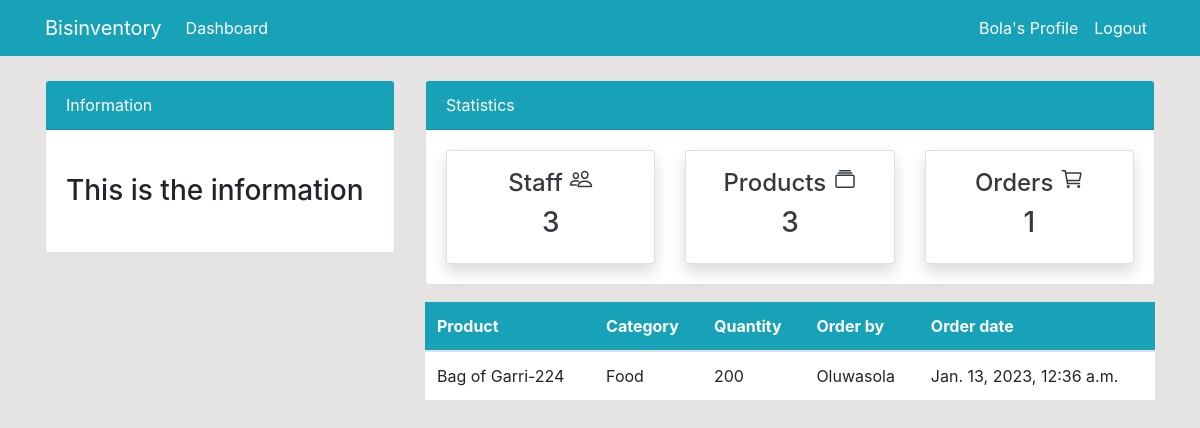
Page /order/ (signed in) on the earlier database version.
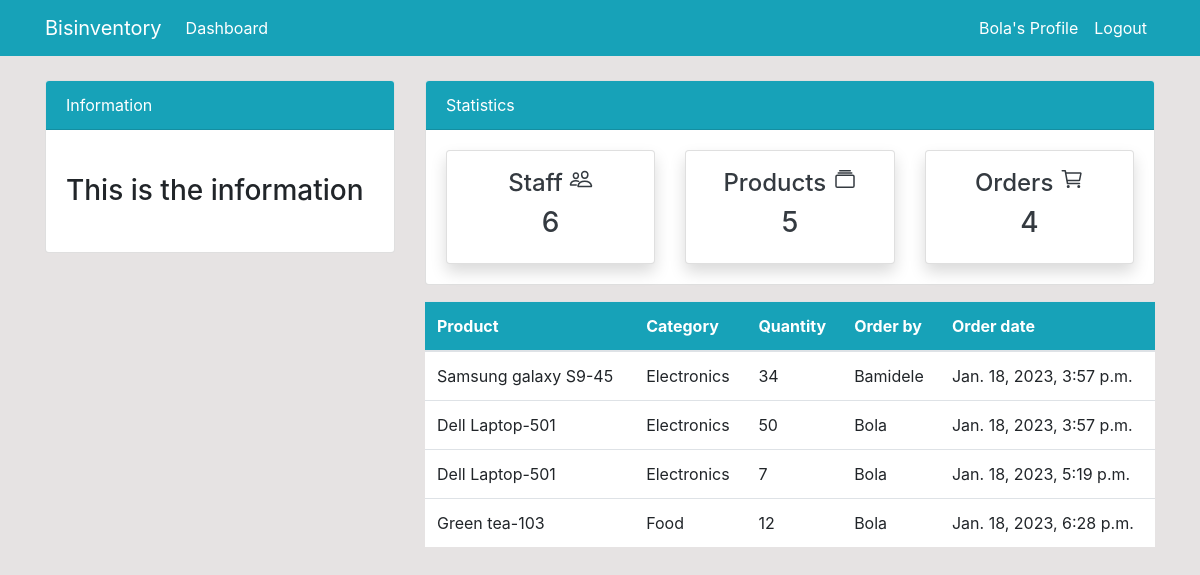
Same page on the later database version.
### dashboard/models.py (models this page shows, shortened)
class Order(models.Model):
    product=models.ForeignKey(Product,on_delete=models.CASCADE,null=True)
    staff=models.ForeignKey(User, on_delete=models.CASCADE,null=True)
    order_quantity=models.PositiveBigIntegerField(null=True)
    date=models.DateTimeField(auto_now_add=True)
    class Meta:
        verbose_name_plural='Order'

class Product(models.Model):
    name=models.CharField(max_length=100,null=True)
    category=models.CharField(max_length=20,choices=CATEGORY,null=True)
    quantity=models.PositiveBigIntegerField(null=True)
    class Meta:
        verbose_name_plural='Product'
    def __str__(self):
       return f'{self.name}-{self.quantity}'

### dashboard/views.py (the view)
# urls.py: path('order/', views.order,name='dashboard-order'),
@login_required
def order(request):
    staff_count=User.objects.all().count()
    order_count=Order.objects.all().count()
    product_count=Product.objects.all().count()
    orders=Order.objects.all()
    context={
        'orders':orders,
         'staff_count':staff_count,
        'order_count':order_count,
        'product_count':product_count,
    }
    return render(request, 'dasboard/order.html',context)

### templates/dasboard/order.html (shortened to what this page needs)
{% extends 'partials/base.html' %}
{% block content %}
  {% include 'partials/topnav.html' %}
  <div class="container">
    <div class="row my-3">
      <div class="col-md-4"></div>
      <div class="col-md-8">
        <table class="table bg-white">
          <thead class="bg-info text-white">
            <tr>
              <th scope="col">Product</th>
              <th scope="col">Category</th>
              <th scope="col">Quantity</th>
              <th scope="col">Order by</th>
              <th scope="col">Order date</th>
            </tr>
          </thead>
          <tbody>
            {% for order in orders %}
              <tr>
                <td>{{ order.product }}</td>
                <td>{{ order.product.category }}</td>
                <td>{{ order.order_quantity }}</td>
                <td>{{ order.staff }}</td>
                <td>{{ order.date }}</td>
              </tr>
            {% endfor %}
          </tbody>
        </table>
      </div>
    </div>
  </div>
{% endblock %}

Differences in the rows shown:
removed Order: product "Bag of Garri-224", product.category "Food", order_quantity "200", staff "Oluwasola", date "Jan. 13, 2023, 12:36 a.m."
added Order: product "Samsung galaxy S9-45", product.category "Electronics", order_quantity "34", staff "Bamidele", date "Jan. 18, 2023, 3:57 p.m."
added Order: product "Dell Laptop-501", product.category "Electronics", order_quantity "50", staff "Bola", date "Jan. 18, 2023, 3:57 p.m."
added Order: product "Dell Laptop-501", product.category "Electronics", order_quantity "7", staff "Bola", date "Jan. 18, 2023, 5:19 p.m."
added Order: product "Green tea-103", product.category "Food", order_quantity "12", staff "Bola", date "Jan. 18, 2023, 6:28 p.m."
Other differences:
{{ staff_count }}: "3" → "6"
{{ product_count }}: "3" → "5"
{{ order_count }}: "1" → "4"
